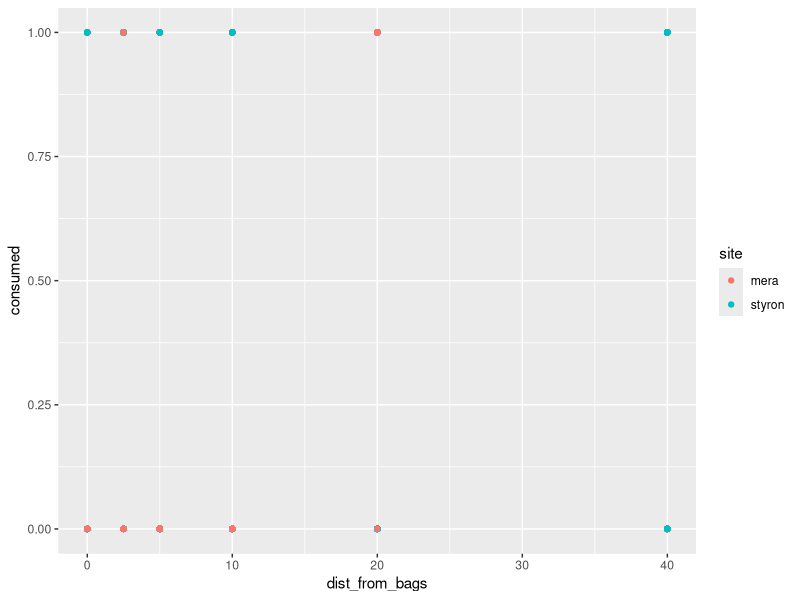
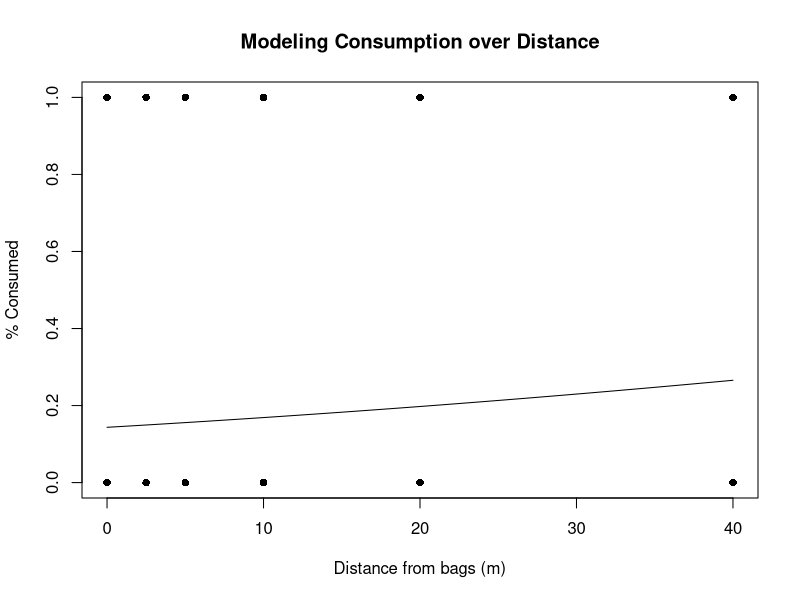
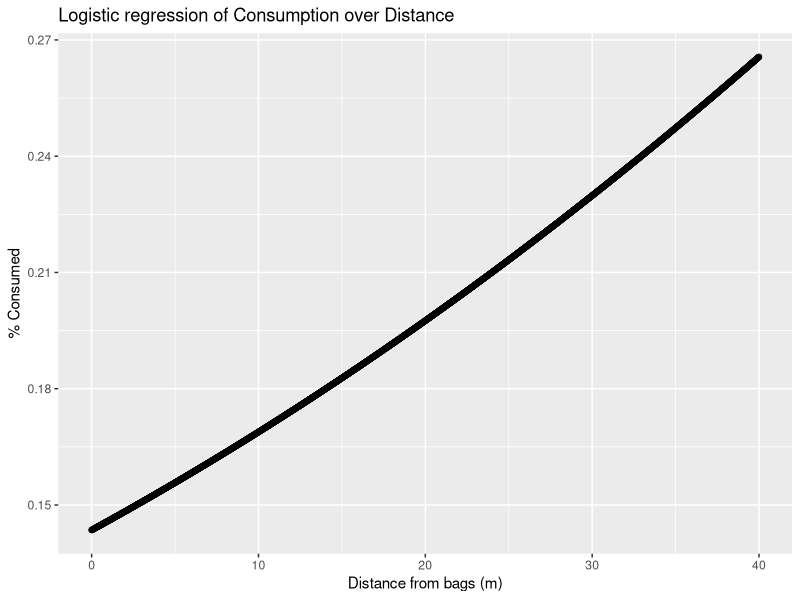

The R script that drew these images, in order: (Note: this script raises an error after producing the figures.)
## ---- chunk 1
knitr::opts_chunk$set(echo = TRUE)
## ---- chunk 2
library(dplyr)
library(ggplot2)
library(quantreg)
library(lme4)
## ---- chunk 3
lr.squid = read.csv("logreg.csv", header = TRUE)
lr.squid$site = factor(lr.squid$site)
summary(lr.squid)

## ---- chunk 4
logitDist = glm(consumed ~ dist_from_bags, family = "binomial", data = lr.squid)
summary(logitDist)
## ---- chunk 5
xdist <- seq(0, 40, 0.01)
ydist <- predict(logitDist, list(dist_from_bags = xdist),type="response")
newdata = data.frame(xdist = xdist, ydist = ydist)
## ---- chunk 6
lr.squid %>% 
  ggplot(aes(x = dist_from_bags, y = consumed, color = site)) + 
  geom_point() 
## ---- chunk 7
plot(x = lr.squid$dist_from_bags, y = lr.squid$consumed, pch = 16,
     xlab = "Distance from bags (m)", ylab = "% Consumed", main = "Modeling Consumption over Distance")
lines(xdist, ydist)

## ---- chunk 8
ggplot(newdata, aes(x = xdist, y = ydist)) + geom_point() + xlab("Distance from bags (m)") + ylab("% Consumed") + labs(title = "Logistic regression of Consumption over Distance")

## ---- chunk 9
logitSquid = glm(consumed ~ dist_from_bags + spacing_m + temp_avg + site, family = "binomial", data = lr.squid)
summary(logitSquid)
drop1(logitSquid)
Anova(logitSquid)

